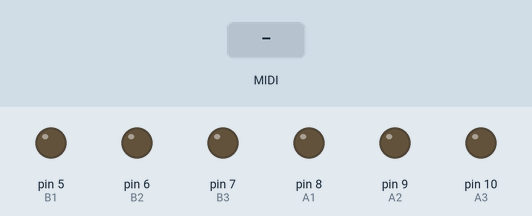
Simulated run of this sketch. Board: Arduino Mega 2560, built with avr-gcc and run on an emulated ATmega2560. Parts: output pins drawn as LEDs (lit = HIGH). Inputs (shaded band) come from the test bench. MIDI output is not drawn; pins used as bus, display or sensor lines are not drawn.

Above: at 1.2 s.
1.3 s: MIDI note 72 received
At 1.45 s:
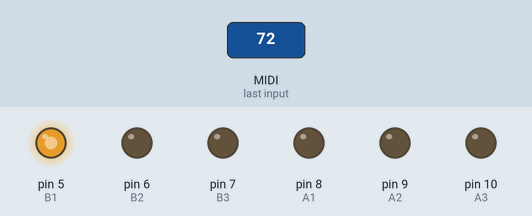
Timing chart, 0 to 4.3 s (numbered marks = the images above; inputs shaded):
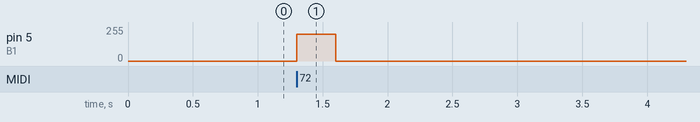

The sketch:

EnsembleEight.ino
```cpp
/* PHOBOS - EnsembleEight firmware v.0.3 (20.06.2017)
 *
 * using:
 * Arduino v1.8.0
 * MIDI_Library v.4.3.1 by fortyseveneffects
 *
 * plays:
 * A - 3 motors
 * B - 3 fans
 * C - 3 relays controlling aquarium motors
 */

#include <MIDI.h>
#define MIDICH 1
#define START 71
#define SIZE 9

// MOTORS' PINS
#define A1 8
#define A2 9
#define A3 10
// FANS' PINS
#define B1 5
#define B2 6
#define B3 7
// RELAYS' PINS
#define C1 46
#define C2 45
#define C3 44

// make note to pin array
byte note2pin[SIZE];
byte vel, pitch;

MIDI_CREATE_DEFAULT_INSTANCE();

void setup() {
  MIDI.begin(MIDICH);
  MIDI.turnThruOn();

  // set output pins
  pinMode(A1, OUTPUT);
  pinMode(A2, OUTPUT);
  pinMode(A3, OUTPUT);

  pinMode(B1, OUTPUT);
  pinMode(B2, OUTPUT);
  pinMode(B3, OUTPUT);

  pinMode(C1, OUTPUT);
  pinMode(C2, OUTPUT);
  pinMode(C3, OUTPUT);
  // turn relays off
  digitalWrite(C1, HIGH);
  digitalWrite(C2, HIGH);
  digitalWrite(C3, HIGH);


  // set note2pin array
  note2pin[71-START] = A1; // -> motors
  note2pin[73-START] = A2;
  note2pin[75-START] = A3;

  note2pin[72-START] = B1; // -> fans
  note2pin[76-START] = B2;
  note2pin[79-START] = B3;

  note2pin[77-START] = C1; // -> relays
  note2pin[78-START] = C2;
  note2pin[74-START] = C3;

}

void loop() {
  if(MIDI.read()){
      switch(MIDI.getType()){
        case midi::NoteOn:
          pitch = MIDI.getData1();
          vel = MIDI.getData2();
          if(pitch >= START && pitch < START+SIZE){
            if(pitch == 77 || pitch == 78 || pitch == 74){
              digitalWrite(note2pin[pitch-START], LOW);
            }
            else{
              analogWrite(note2pin[pitch-START], vel << 1);
            }
          }
        break;

        case midi::NoteOff:
          pitch = MIDI.getData1();
          if(pitch >= START && pitch < START+SIZE){
            if(pitch == 77 || pitch == 78 || pitch == 74){
              digitalWrite(note2pin[pitch-START], HIGH);
            }
            else{
              analogWrite(note2pin[pitch-START], LOW);
            }
          }
        break;
      }
  }
}
```

Measured:
- after the input at 1.3 s, pin 5 (B1): 0/255 → 200/255 at once, → 0/255 0.30 s later
